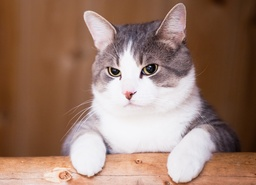
#> input picture gaussian/Files/Input/gato.jpg, 256 x 185 px, shrunk from 1000 x 724 before the run
$ jupyter execute --allow-errors Resultados.ipynb
#> lines starting #> are read from the running program, lines starting #| are printed output that depends on the picture
### gaussian/Scripts/pure_python.py
import math
import os
from PIL import Image

class GaussianFilter:
    def __init__(self, kernel_size: int = 3, sigma: float = 1.0):
        '''
        Clase que implementa un filtro Gaussiano para suavizar imágenes en escala de grises.

        ### Args:
        kernel_size (int): Tamaño del kernel (debe ser un número impar). Un valor mayor aumenta el desenfoque.
        sigma (float): Desviación estándar de la distribución Gaussiana. Un valor mayor incrementa la suavidad.
        '''
        self.kernel_size = kernel_size
        self.sigma = sigma
        self.location_path = os.path.dirname(os.path.dirname(__file__))
        self.kernel = self.generate_kernel()

    def generate_kernel(self):
        '''
        Genera un kernel Gaussiano de tamaño `kernel_size` y desviación estándar `sigma`.

        ### Returns:
        list: Matriz 2D representando el kernel Gaussiano normalizado.
        '''
        kernel = []
        sum_val = 0
        offset = self.kernel_size // 2

        for i in range(self.kernel_size):
            row = []
            for j in range(self.kernel_size):
                x, y = i - offset, j - offset
                value = (1 / (2 * math.pi * self.sigma ** 2)) * math.exp(-(x**2 + y**2) / (2 * self.sigma**2))
                row.append(value)
                sum_val += value
            kernel.append(row)

        # Normalizar el kernel
        for i in range(self.kernel_size):
            for j in range(self.kernel_size):
                kernel[i][j] /= sum_val

        return kernel

    def apply_filter(self, images):
        '''
        Aplica el filtro Gaussiano a una lista de imágenes en escala de grises.

        ### Args:
        images (list): Lista de tuplas (nombre_archivo, matriz_imagen, width, height).

        ### Returns:
        list: Lista de tuplas (nombre_archivo, imagen_filtrada, width, height).
        '''
        filtered_images = []
        for filename, image, width, height in images:
            image_2d = [image[i * width:(i + 1) * width] for i in range(height)]
            height, width = len(image_2d), len(image_2d[0])
            offset = self.kernel_size // 2
            new_image = [[0] * width for _ in range(height)]

            for i in range(offset, height - offset):
                for j in range(offset, width - offset):
                    value = 0
                    for ki in range(self.kernel_size):
                        for kj in range(self.kernel_size):
                            ni, nj = i + ki - offset, j + kj - offset
                            value += image_2d[ni][nj] * self.kernel[ki][kj]
                    new_image[i][j] = int(value)

            filtered_images.append((filename, new_image, width, height))

        return filtered_images

    def load_images(self):
        '''
        Carga imágenes en escala de grises desde la carpeta `Files/Input`.

        ### Returns:
        list: Lista de tuplas (nombre_archivo, matriz_imagen, width, height) con las imágenes cargadas.
        '''
        input_path = os.path.join(self.location_path, 'Files', 'Input')
        images = []
        for filename in os.listdir(input_path):
            if filename.endswith('.png') or filename.endswith('.jpg'):
                img_path = os.path.join(input_path, filename)
                img = Image.open(img_path).convert('L')  # Convertir a escala de grises
                width, height = img.size
                images.append((filename, list(img.getdata()), width, height))
        return images

    def save_images(self, images):
        '''
        Guarda una lista de imágenes filtradas en la carpeta `Files/Output`.

        ### Args:
        images (list): Lista de tuplas (nombre_archivo, imagen_filtrada, width, height).
        '''
        output_path = os.path.join(self.location_path, 'Files', 'Output','Pure_python')
        os.makedirs(output_path, exist_ok=True)

        for filename, image, width, height in images:
            img = Image.new('L', (width, height))
            img.putdata([pixel for row in image for pixel in row])
            img.save(os.path.join(output_path, f'blurred_{filename}'))

### gaussian/Scripts/only_numpy.py
import math
import os
import numpy as np
from PIL import Image

class GaussianFilter:
    def __init__(self, kernel_size: int = 3, sigma: float = 1.0):
        '''
        Clase que implementa un filtro Gaussiano para suavizar imágenes en escala de grises.

        ### Args:
        kernel_size (int): Tamaño del kernel (debe ser un número impar). Un valor mayor aumenta el desenfoque.
        sigma (float): Desviación estándar de la distribución Gaussiana. Un valor mayor incrementa la suavidad.
        '''
        self.kernel_size = kernel_size
        self.sigma = sigma
        self.location_path = os.path.dirname(os.path.dirname(__file__))
        self.kernel = self.generate_kernel()

    def generate_kernel(self):
        '''
        Genera un kernel Gaussiano de tamaño `kernel_size` y desviación estándar `sigma`.

        ### Returns:
        np.ndarray: Matriz 2D representando el kernel Gaussiano normalizado.
        '''
        offset = self.kernel_size // 2
        x, y = np.meshgrid(np.arange(-offset, offset + 1), np.arange(-offset, offset + 1))
        kernel = np.exp(-(x**2 + y**2) / (2 * self.sigma**2))
        kernel /= 2 * np.pi * self.sigma**2
        kernel /= kernel.sum()
        return kernel

    def apply_filter(self, images):
        '''
        Aplica el filtro Gaussiano a una lista de imágenes en escala de grises.

        ### Args:
        images (list): Lista de tuplas (nombre_archivo, matriz_imagen, width, height).

        ### Returns:
        list: Lista de tuplas (nombre_archivo, imagen_filtrada, width, height).
        '''
        filtered_images = []
        for filename, image, width, height in images:
            image_array = np.array(image, dtype=np.float32).reshape((height, width))
            padded_image = np.pad(image_array, self.kernel_size // 2, mode='constant', constant_values=0)
            new_image = np.zeros_like(image_array)

            for i in range(height):
                for j in range(width):
                    new_image[i, j] = np.sum(
                        padded_image[i:i+self.kernel_size, j:j+self.kernel_size] * self.kernel
                    )

            filtered_images.append((filename, new_image.astype(np.uint8), width, height))

        return filtered_images

    def load_images(self):
        '''
        Carga imágenes en escala de grises desde la carpeta `Files/Input`.

        ### Returns:
        list: Lista de tuplas (nombre_archivo, matriz_imagen, width, height) con las imágenes cargadas.
        '''
        input_path = os.path.join(self.location_path, 'Files', 'Input')
        images = []
        for filename in os.listdir(input_path):
            if filename.endswith('.png') or filename.endswith('.jpg'):
                img_path = os.path.join(input_path, filename)
                img = Image.open(img_path).convert('L')  # Convertir a escala de grises
                width, height = img.size
                images.append((filename, np.array(img).flatten(), width, height))
        return images

    def save_images(self, images):
        '''
        Guarda una lista de imágenes filtradas en la carpeta `Files/Output`.

        ### Args:
        images (list): Lista de tuplas (nombre_archivo, imagen_filtrada, width, height).
        '''
        output_path = os.path.join(self.location_path, 'Files', 'Output','Only_numpy')
        os.makedirs(output_path, exist_ok=True)

        for filename, image, width, height in images:
            img = Image.fromarray(image.reshape((height, width)))
            img.save(os.path.join(output_path, f'blurred_{filename}'))

### gaussian/Resultados.ipynb
# Image Processing - Gaussian Filter

### Configuraciones previas

[cell 1]
import os, sys, time, matplotlib.pyplot as plt, PIL.Image as Image

__file__ = os.getcwd()
location_path = __file__

sys.path.append(location_path)
from Scripts.pure_python import GaussianFilter as GaussianFilter_Python
from Scripts.only_numpy import GaussianFilter as GaussianFilter_Numpy
from Scripts.Cython.numpy_cython import GaussianFilter as GaussianFilter_Cython #type: ignore

kernel_size = 15
sigma       = 9.0
ex_times    = []

py_filter = GaussianFilter_Python(kernel_size=kernel_size, sigma=sigma)
np_filter = GaussianFilter_Numpy(kernel_size=kernel_size, sigma=sigma)
#> (the rest of this cell did not finish here and is left out)

### Funciones Previas

[cell 2]
def show_images(image1_path, image2_path, title1="Original", title2="Filtrada"):
    """
    Muestra dos imágenes lado a lado en una Jupyter Notebook.

    Args:
        image1_path (str): Ruta de la primera imagen.
        image2_path (str): Ruta de la segunda imagen.
        title1 (str): Título de la primera imagen. (Opcional)
        title2 (str): Título de la segunda imagen. (Opcional)
    """
    img1 = Image.open(image1_path)
    img2 = Image.open(image2_path)

    fig, axes = plt.subplots(1, 2, figsize=(10, 5))

    axes[0].imshow(img1, cmap='gray')
    axes[0].set_title(title1)
    axes[0].axis("off")

    axes[1].imshow(img2, cmap='gray')
    axes[1].set_title(title2)
    axes[1].axis("off")

    plt.show()

def ejecutar_proceso(filtro,tipo:str):
    images = filtro.load_images()
    filtered_images = filtro.apply_filter(images)
    filtro.save_images(filtered_images)

    original = os.path.join(location_path,"Files","Input","gato.jpg")
    if tipo == 'py':   filtrada = os.path.join(location_path,"Files","Output","Pure_python","blurred_gato.jpg")
    elif tipo == 'np': filtrada = os.path.join(location_path,"Files","Output","Only_numpy","blurred_gato.jpg")
    elif tipo == 'cy': filtrada = os.path.join(location_path,"Files","Output","Cython_numpy","blurred_gato.jpg")

    show_images(original,filtrada)

### Pruebas - Pure Python

[cell 3]
ex_time = time.time()

ejecutar_proceso(py_filter,'py')
#> in load_images, `img = Image.open(img_path).convert('L')`:
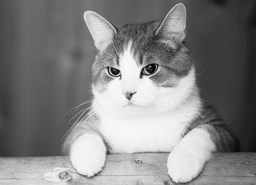
#> img: PIL image 256x185 L; min 1, max 251, mean 130.3
#> in ejecutar_proceso, `images = filtro.load_images()`: images = 1 item
#> the loop in apply_filter, `for filename, image, width, height in images:` made 1 pass
#> (filename, offset) on pass 1: ('gato.jpg', 7)
#> the loop in save_images, `for filename, image, width, height in images:` made 1 pass
#> (filename, width, height) on pass 1: ('gato.jpg', 256, 185)
#> pass 1, in save_images, `img.save(os.path.join(output_path, f'blurred_{filename}'))`:
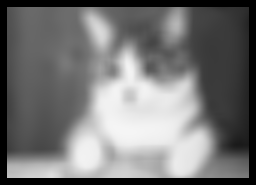
#> saved as blurred_gato.jpg: PIL image 256x185 L; min 0, max 245, mean 116.7
#> in show_images, img1 is the input picture: PIL image 256x185 RGB; mean R, G, B 154, 122.8, 107.3
#> in show_images, `plt.show()`:
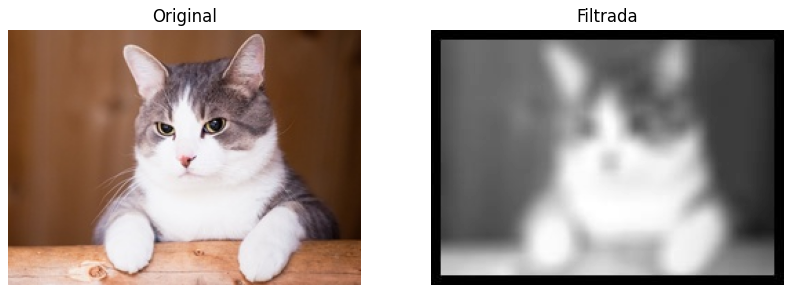
#> figure drawn by matplotlib, 2 panels

ex_time = time.time() - ex_time

ex_times.append(ex_time)

print(f"Execution time: {ex_time:.06f}")

### Pruebas - Only Numpy

[cell 4]
ex_time = time.time()

ejecutar_proceso(np_filter,'np')
#> the loop in apply_filter, `for filename, image, width, height in images:` made 1 pass
#> pass 1, in apply_filter, `padded_image = np.pad(image_array, self.kernel_size // 2, mode='consta..`:
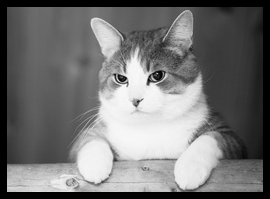
#> padded_image: shape (199, 270) float32; min 0, max 251, mean 114.9
#> after the loop in apply_filter, `for filename, image, width, height in images:`:
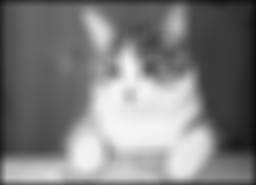
#> new_image: shape (185, 256) float32; min 12.01, max 245.7, mean 127

ex_time = time.time() - ex_time

ex_times.append(ex_time)

print(f"Execution time: {ex_time:.06f}")

### Pruebas - Numpy + Cython

[cell 5]
ex_time = time.time()

#> (the rest of this cell did not finish here and is left out)

### Resultados

[cell 6]
categorias = ['Pure Python','Numpy','Cython + Numpy']

#> (the rest of this cell did not finish here and is left out)
